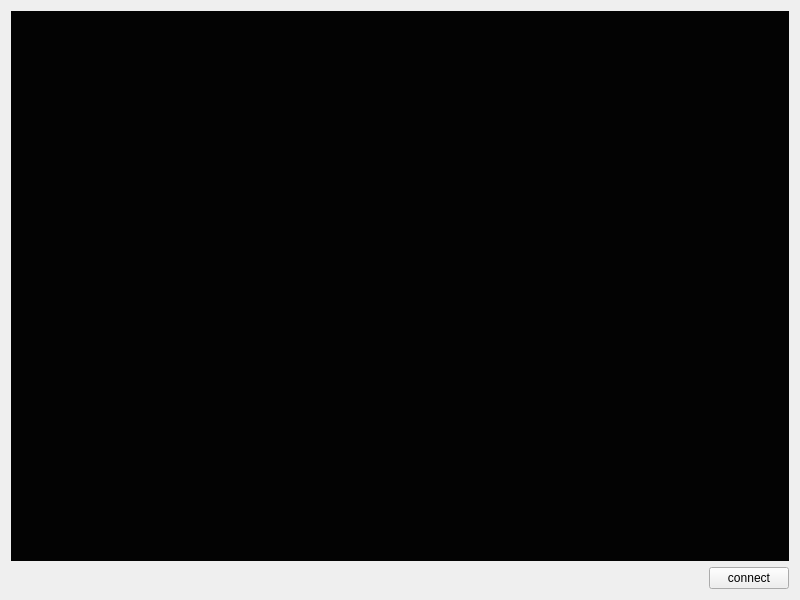
<?xml version="1.0" encoding="UTF-8"?>
<ui version="4.0">
 <class>Widget</class>
 <widget class="QWidget" name="Widget">
  <property name="geometry">
   <rect>
    <x>0</x>
    <y>0</y>
    <width>800</width>
    <height>600</height>
   </rect>
  </property>
  <property name="windowTitle">
   <string>Widget</string>
  </property>
  <layout class="QVBoxLayout" name="verticalLayout">
   <item>
    <widget class="QLabel" name="label">
     <property name="sizePolicy">
      <sizepolicy hsizetype="Preferred" vsizetype="Expanding">
       <horstretch>0</horstretch>
       <verstretch>0</verstretch>
      </sizepolicy>
     </property>
     <property name="styleSheet">
      <string notr="true">background-color: rgb(3, 3, 3);</string>
     </property>
     <property name="text">
      <string/>
     </property>
    </widget>
   </item>
   <item>
    <layout class="QHBoxLayout" name="horizontalLayout">
     <item>
      <spacer name="horizontalSpacer">
       <property name="orientation">
        <enum>Qt::Orientation::Horizontal</enum>
       </property>
       <property name="sizeHint" stdset="0">
        <size>
         <width>40</width>
         <height>20</height>
        </size>
       </property>
      </spacer>
     </item>
     <item>
      <widget class="QPushButton" name="pushButton">
       <property name="text">
        <string>connect</string>
       </property>
      </widget>
     </item>
    </layout>
   </item>
  </layout>
 </widget>
 <resources/>
 <connections/>
</ui>
